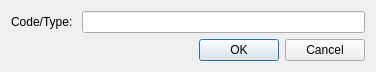
<?xml version="1.0" encoding="UTF-8"?>
<ui version="4.0">
 <class>FilterCodeAddDialog</class>
 <widget class="QDialog" name="FilterCodeAddDialog">
  <property name="geometry">
   <rect>
    <x>0</x>
    <y>0</y>
    <width>376</width>
    <height>70</height>
   </rect>
  </property>
  <property name="windowTitle">
   <string>Dialog</string>
  </property>
  <layout class="QVBoxLayout" name="verticalLayout">
   <item>
    <layout class="QFormLayout" name="formLayout">
     <item row="0" column="0">
      <widget class="QLabel" name="codeTypeLbl">
       <property name="text">
        <string>Code/Type: </string>
       </property>
      </widget>
     </item>
     <item row="0" column="1">
      <widget class="CodeLineEdit" name="codeTypeLe"/>
     </item>
    </layout>
   </item>
   <item>
    <widget class="QDialogButtonBox" name="buttonBox">
     <property name="orientation">
      <enum>Qt::Horizontal</enum>
     </property>
     <property name="standardButtons">
      <set>QDialogButtonBox::Cancel|QDialogButtonBox::Ok</set>
     </property>
    </widget>
   </item>
  </layout>
 </widget>
 <customwidgets>
  <customwidget>
   <class>CodeLineEdit</class>
   <extends>QLineEdit</extends>
   <header location="global">codelineedit.h</header>
  </customwidget>
 </customwidgets>
 <resources/>
 <connections>
  <connection>
   <sender>buttonBox</sender>
   <signal>accepted()</signal>
   <receiver>FilterCodeAddDialog</receiver>
   <slot>accept()</slot>
   <hints>
    <hint type="sourcelabel">
     <x>248</x>
     <y>254</y>
    </hint>
    <hint type="destinationlabel">
     <x>157</x>
     <y>274</y>
    </hint>
   </hints>
  </connection>
  <connection>
   <sender>buttonBox</sender>
   <signal>rejected()</signal>
   <receiver>FilterCodeAddDialog</receiver>
   <slot>reject()</slot>
   <hints>
    <hint type="sourcelabel">
     <x>316</x>
     <y>260</y>
    </hint>
    <hint type="destinationlabel">
     <x>286</x>
     <y>274</y>
    </hint>
   </hints>
  </connection>
 </connections>
</ui>
